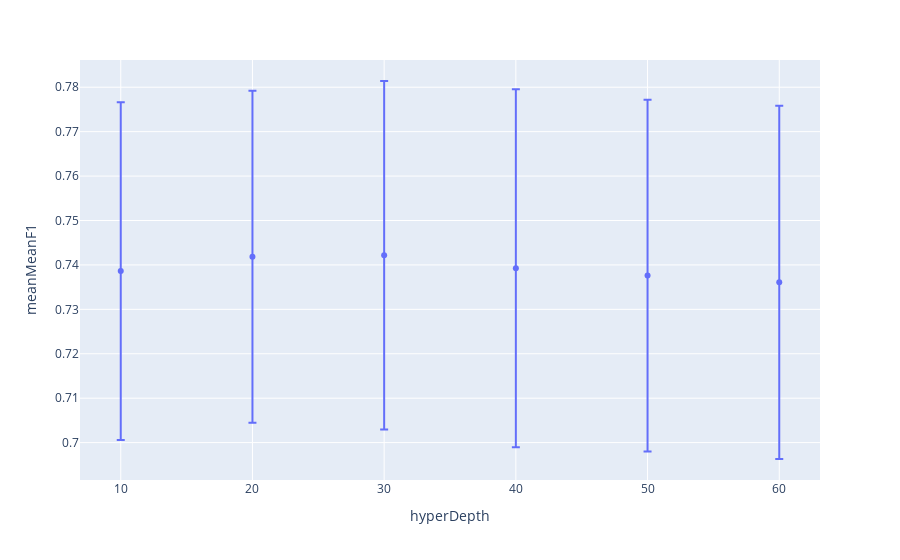

The cell this chart's notebook holds for it:
### Code cell
aux=hyperParams[(hyperParams.hyperThres==optimal.hyperThres)&(hyperParams.hyperMinDuration==optimal.hyperMinDuration)&
                (hyperParams.hyperClose==optimal.hyperClose)&(hyperParams.hyperMaxDuration==optimal.hyperMaxDuration)].reset_index(drop=True)
px.scatter(aux,x='hyperDepth',y='meanMeanF1',error_y='stdMeanF1')

### Figure 1 — Plotly figure (JSON) as saved in the notebook; plotly's stock layout.template omitted (floating-point values rounded to 4 significant figures)
{"data": [{"error_y": {"array": [0.03801, 0.03736, 0.03923, 0.04029, 0.03958, 0.03976]}, "hovertemplate": "hyperDepth=%{x}<br>meanMeanF1=%{y}<extra></extra>", "legendgroup": "", "marker": {"color": "#636efa", "symbol": "circle"}, "mode": "markers", "name": "", "orientation": "v", "showlegend": false, "type": "scatter", "x": [10, 20, 30, 40, 50, 60], "xaxis": "x", "y": [0.7386, 0.7419, 0.7422, 0.7393, 0.7376, 0.7361], "yaxis": "y"}], "layout": {"legend": {"tracegroupgap": 0}, "margin": {"t": 60}, "xaxis": {"anchor": "y", "domain": [0, 1], "title": {"text": "hyperDepth"}}, "yaxis": {"anchor": "x", "domain": [0, 1], "title": {"text": "meanMeanF1"}}}}
